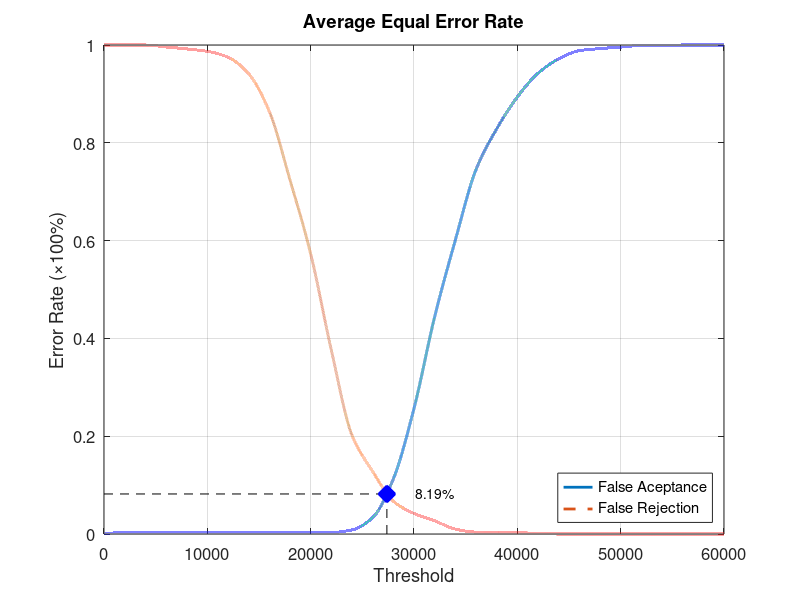
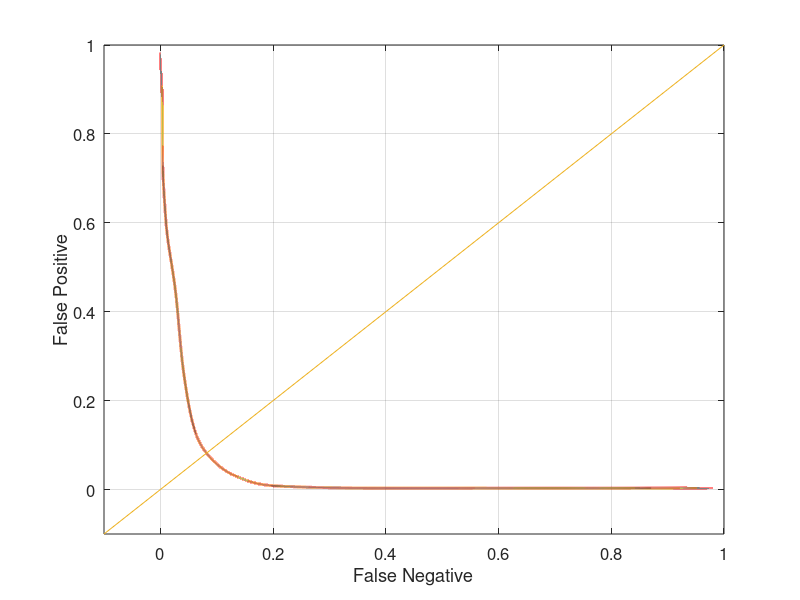

Recreate these plots in MATLAB, in order.
function yEER = Database3Average
close all;
clear;
clc;
x = 0:2000:60000;
xq = 0:0.5:60000;

y0 = [0 0.0031579 0.0031579 0.0031579 0.0031579 0.0031579 0.0031579 0.0031579 0.0031579 0.0031579 0.0031579 0.0031579 0.00842105 0.0336842 0.112632 0.256842 0.444211 0.601053 0.745263 0.828421 0.893684 0.942105 0.971579 0.988421 0.992632 0.99579 0.998947 0.998947 1 1 1];
yy0 = interp1(x, y0, xq, 'pchip');
y1 = [1 1 1 0.996 0.992 0.987 0.975 0.941 0.864 0.724 0.573 0.376 0.202 0.128 0.067 0.042 0.027 0.01 0.004 0.004 0.003 0.001 0 0 0 0 0 0 0 0 0];
yy1 = interp1(x, y1, xq, 'pchip');

% Calculating EER: 
y2 = abs(y0 - y1);
find(y2 == min(y2))
yy2 = abs(yy0 - yy1);
xEER = find(yy2 == min(yy2));
xEERIndex = xq(xEER) % X-axis EER
yEER = yy0(xEER) % Y-axis EER

main = figure
plot(xq, yy0,'-','LineWidth', 2);	hold on
plot(xq, yy1,'--','LineWidth', 2);	hold on
plot([xEERIndex xEERIndex], [0 yEER], 'k--');	hold on
plot([0 xEERIndex], [yEER yEER], 'k--');	hold on
plot(xEERIndex, yEER, 'bx', 'LineWidth', 10);	hold on
text(xEERIndex + 10 * xEERIndex / 100, yEER, [num2str(round((10000 * yEER)) / 100) '%'])
legend('False Aceptance', 'False Rejection', 'Location', 'SouthEast')
xlabel('Threshold')
ylabel('Error Rate (\times100%)')
title('Average Equal Error Rate')
set(gca, 'FontSize', 12)
axis([0 60000 0 1])
grid on

print(main, 'Database3AverageMain', '-dpng');
FNRxFPR = figure('Color', [1 1 1]);
plot(yy1, yy0, '-', yy1, yy0, 'LineWidth', 2);
hold on
y = -0.1:0.1:1
plot(y, y); 
set(gca, 'FontSize', 12)
xlabel('False Negative')
ylabel('False Positive')
axis([-0.1 1 -0.1 1])
set(gca, 'FontSize', 12)
grid on

print(FNRxFPR, 'Database3AverageFNRxFPR','-dpng');
end
